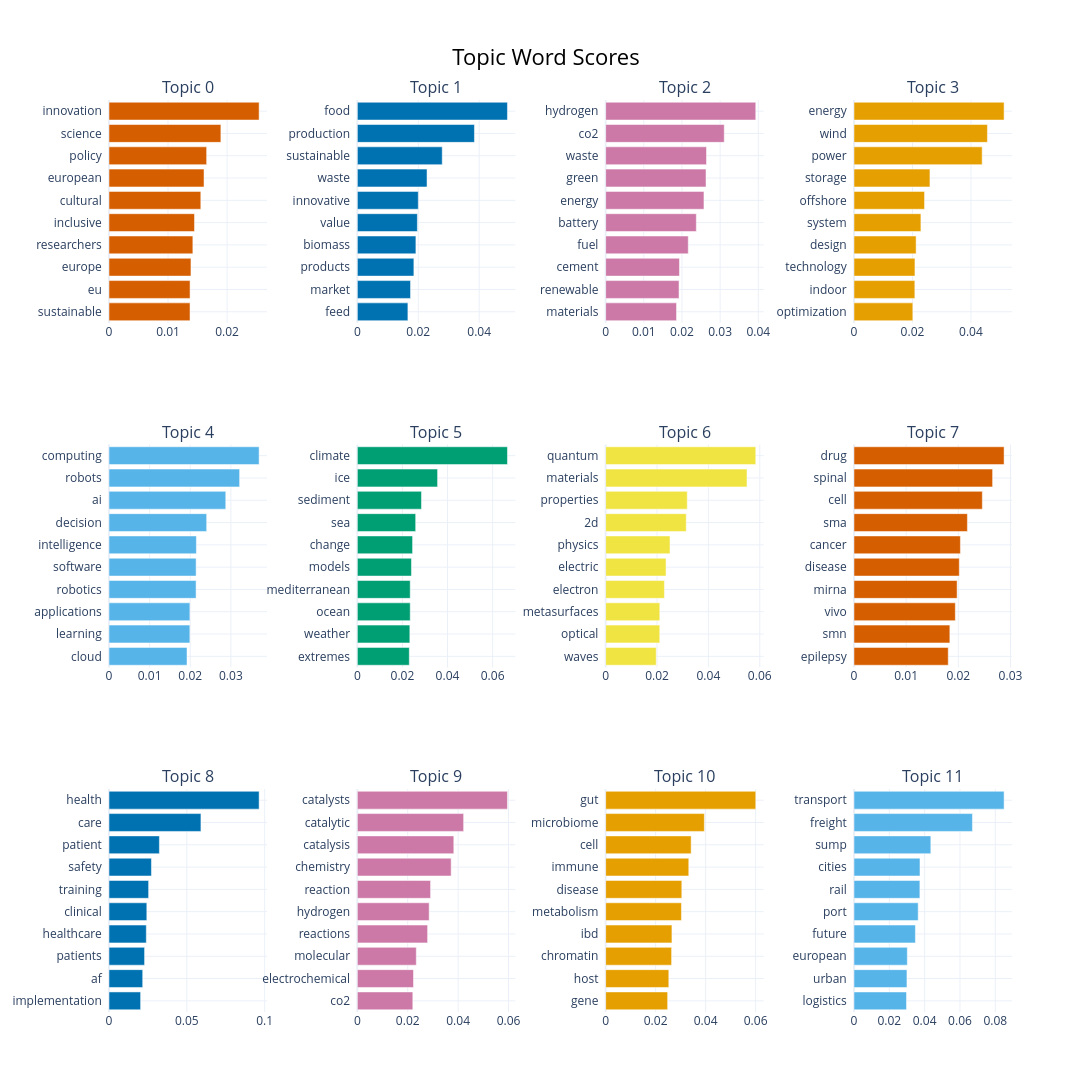

The notebook cell saved with this chart:
### Code cell
# Visualize the top sample topics.
sample_topic_model.visualize_barchart(top_n_topics=12, n_words=10, width=800, height=400)

### Figure 1 — Plotly figure (JSON) as saved in the notebook; plotly's stock layout.template omitted (floating-point values rounded to 4 significant figures)
{"data": [{"marker": {"color": "#D55E00"}, "orientation": "h", "type": "bar", "x": [0.01372, 0.01373, 0.01388, 0.0142, 0.01448, 0.01555, 0.0161, 0.01654, 0.01895, 0.02543], "xaxis": "x", "y": ["sustainable  ", "eu  ", "europe  ", "researchers  ", "inclusive  ", "cultural  ", "european  ", "policy  ", "science  ", "innovation  "], "yaxis": "y"}, {"marker": {"color": "#0072B2"}, "orientation": "h", "type": "bar", "x": [0.0166, 0.01747, 0.01856, 0.01923, 0.01971, 0.02001, 0.02288, 0.02787, 0.03844, 0.04928], "xaxis": "x2", "y": ["feed  ", "market  ", "products  ", "biomass  ", "value  ", "innovative  ", "waste  ", "sustainable  ", "production  ", "food  "], "yaxis": "y2"}, {"marker": {"color": "#CC79A7"}, "orientation": "h", "type": "bar", "x": [0.01857, 0.01922, 0.01933, 0.02165, 0.02376, 0.02576, 0.0263, 0.02643, 0.03108, 0.03934], "xaxis": "x3", "y": ["materials  ", "renewable  ", "cement  ", "fuel  ", "battery  ", "energy  ", "green  ", "waste  ", "co2  ", "hydrogen  "], "yaxis": "y3"}, {"marker": {"color": "#E69F00"}, "orientation": "h", "type": "bar", "x": [0.02012, 0.02082, 0.02085, 0.02125, 0.02289, 0.02413, 0.02598, 0.04383, 0.04563, 0.05133], "xaxis": "x4", "y": ["optimization  ", "indoor  ", "technology  ", "design  ", "system  ", "offshore  ", "storage  ", "power  ", "wind  ", "energy  "], "yaxis": "y4"}, {"marker": {"color": "#56B4E9"}, "orientation": "h", "type": "bar", "x": [0.0192, 0.0199, 0.01991, 0.02143, 0.02144, 0.02151, 0.02404, 0.02874, 0.03215, 0.03695], "xaxis": "x5", "y": ["cloud  ", "learning  ", "applications  ", "robotics  ", "software  ", "intelligence  ", "decision  ", "ai  ", "robots  ", "computing  "], "yaxis": "y5"}, {"marker": {"color": "#009E73"}, "orientation": "h", "type": "bar", "x": [0.02305, 0.02329, 0.02345, 0.02346, 0.024, 0.0245, 0.02588, 0.02845, 0.0356, 0.06658], "xaxis": "x6", "y": ["extremes  ", "weather  ", "ocean  ", "mediterranean  ", "models  ", "change  ", "sea  ", "sediment  ", "ice  ", "climate  "], "yaxis": "y6"}, {"marker": {"color": "#F0E442"}, "orientation": "h", "type": "bar", "x": [0.01969, 0.02107, 0.02108, 0.02288, 0.02351, 0.02506, 0.03139, 0.03178, 0.05504, 0.05845], "xaxis": "x7", "y": ["waves  ", "optical  ", "metasurfaces  ", "electron  ", "electric  ", "physics  ", "2d  ", "properties  ", "materials  ", "quantum  "], "yaxis": "y7"}, {"marker": {"color": "#D55E00"}, "orientation": "h", "type": "bar", "x": [0.01807, 0.01838, 0.01942, 0.01977, 0.02019, 0.0204, 0.02174, 0.0246, 0.02657, 0.02878], "xaxis": "x8", "y": ["epilepsy  ", "smn  ", "vivo  ", "mirna  ", "disease  ", "cancer  ", "sma  ", "cell  ", "spinal  ", "drug  "], "yaxis": "y8"}, {"marker": {"color": "#0072B2"}, "orientation": "h", "type": "bar", "x": [0.0203, 0.02165, 0.02285, 0.02396, 0.02429, 0.02545, 0.02726, 0.03237, 0.05905, 0.09643], "xaxis": "x9", "y": ["implementation  ", "af  ", "patients  ", "healthcare  ", "clinical  ", "training  ", "safety  ", "patient  ", "care  ", "health  "], "yaxis": "y9"}, {"marker": {"color": "#CC79A7"}, "orientation": "h", "type": "bar", "x": [0.02202, 0.02229, 0.0234, 0.02789, 0.02851, 0.02907, 0.03723, 0.03828, 0.04219, 0.05957], "xaxis": "x10", "y": ["co2  ", "electrochemical  ", "molecular  ", "reactions  ", "hydrogen  ", "reaction  ", "chemistry  ", "catalysis  ", "catalytic  ", "catalysts  "], "yaxis": "y10"}, {"marker": {"color": "#E69F00"}, "orientation": "h", "type": "bar", "x": [0.0248, 0.02527, 0.02639, 0.02652, 0.03032, 0.03047, 0.03326, 0.03421, 0.03949, 0.06006], "xaxis": "x11", "y": ["gene  ", "host  ", "chromatin  ", "ibd  ", "metabolism  ", "disease  ", "immune  ", "cell  ", "microbiome  ", "gut  "], "yaxis": "y11"}, {"marker": {"color": "#56B4E9"}, "orientation": "h", "type": "bar", "x": [0.02974, 0.02999, 0.03019, 0.03478, 0.03635, 0.03731, 0.03737, 0.0435, 0.06706, 0.08498], "xaxis": "x12", "y": ["logistics  ", "urban  ", "european  ", "future  ", "port  ", "rail  ", "cities  ", "sump  ", "freight  ", "transport  "], "yaxis": "y12"}], "layout": {"annotations": [{"font": {"size": 16}, "showarrow": false, "text": "Topic 0", "x": 0.0875, "xanchor": "center", "xref": "paper", "y": 1, "yanchor": "bottom", "yref": "paper"}, {"font": {"size": 16}, "showarrow": false, "text": "Topic 1", "x": 0.3625, "xanchor": "center", "xref": "paper", "y": 1, "yanchor": "bottom", "yref": "paper"}, {"font": {"size": 16}, "showarrow": false, "text": "Topic 2", "x": 0.6375, "xanchor": "center", "xref": "paper", "y": 1, "yanchor": "bottom", "yref": "paper"}, {"font": {"size": 16}, "showarrow": false, "text": "Topic 3", "x": 0.9125, "xanchor": "center", "xref": "paper", "y": 1, "yanchor": "bottom", "yref": "paper"}, {"font": {"size": 16}, "showarrow": false, "text": "Topic 4", "x": 0.0875, "xanchor": "center", "xref": "paper", "y": 0.6222, "yanchor": "bottom", "yref": "paper"}, {"font": {"size": 16}, "showarrow": false, "text": "Topic 5", "x": 0.3625, "xanchor": "center", "xref": "paper", "y": 0.6222, "yanchor": "bottom", "yref": "paper"}, {"font": {"size": 16}, "showarrow": false, "text": "Topic 6", "x": 0.6375, "xanchor": "center", "xref": "paper", "y": 0.6222, "yanchor": "bottom", "yref": "paper"}, {"font": {"size": 16}, "showarrow": false, "text": "Topic 7", "x": 0.9125, "xanchor": "center", "xref": "paper", "y": 0.6222, "yanchor": "bottom", "yref": "paper"}, {"font": {"size": 16}, "showarrow": false, "text": "Topic 8", "x": 0.0875, "xanchor": "center", "xref": "paper", "y": 0.2444, "yanchor": "bottom", "yref": "paper"}, {"font": {"size": 16}, "showarrow": false, "text": "Topic 9", "x": 0.3625, "xanchor": "center", "xref": "paper", "y": 0.2444, "yanchor": "bottom", "yref": "paper"}, {"font": {"size": 16}, "showarrow": false, "text": "Topic 10", "x": 0.6375, "xanchor": "center", "xref": "paper", "y": 0.2444, "yanchor": "bottom", "yref": "paper"}, {"font": {"size": 16}, "showarrow": false, "text": "Topic 11", "x": 0.9125, "xanchor": "center", "xref": "paper", "y": 0.2444, "yanchor": "bottom", "yref": "paper"}], "height": 1200, "hoverlabel": {"bgcolor": "white", "font": {"family": "Rockwell", "size": 16}}, "showlegend": false, "title": {"font": {"color": "Black", "size": 22}, "text": "Topic Word Scores", "x": 0.5, "xanchor": "center", "yanchor": "top"}, "width": 3200, "xaxis": {"anchor": "y", "domain": [0, 0.175], "showgrid": true}, "xaxis10": {"anchor": "y10", "domain": [0.275, 0.45], "showgrid": true}, "xaxis11": {"anchor": "y11", "domain": [0.55, 0.725], "showgrid": true}, "xaxis12": {"anchor": "y12", "domain": [0.825, 1], "showgrid": true}, "xaxis2": {"anchor": "y2", "domain": [0.275, 0.45], "showgrid": true}, "xaxis3": {"anchor": "y3", "domain": [0.55, 0.725], "showgrid": true}, "xaxis4": {"anchor": "y4", "domain": [0.825, 1], "showgrid": true}, "xaxis5": {"anchor": "y5", "domain": [0, 0.175], "showgrid": true}, "xaxis6": {"anchor": "y6", "domain": [0.275, 0.45], "showgrid": true}, "xaxis7": {"anchor": "y7", "domain": [0.55, 0.725], "showgrid": true}, "xaxis8": {"anchor": "y8", "domain": [0.825, 1], "showgrid": true}, "xaxis9": {"anchor": "y9", "domain": [0, 0.175], "showgrid": true}, "yaxis": {"anchor": "x", "domain": [0.7556, 1], "showgrid": true}, "yaxis10": {"anchor": "x10", "domain": [0, 0.2444], "showgrid": true}, "yaxis11": {"anchor": "x11", "domain": [0, 0.2444], "showgrid": true}, "yaxis12": {"anchor": "x12", "domain": [0, 0.2444], "showgrid": true}, "yaxis2": {"anchor": "x2", "domain": [0.7556, 1], "showgrid": true}, "yaxis3": {"anchor": "x3", "domain": [0.7556, 1], "showgrid": true}, "yaxis4": {"anchor": "x4", "domain": [0.7556, 1], "showgrid": true}, "yaxis5": {"anchor": "x5", "domain": [0.3778, 0.6222], "showgrid": true}, "yaxis6": {"anchor": "x6", "domain": [0.3778, 0.6222], "showgrid": true}, "yaxis7": {"anchor": "x7", "domain": [0.3778, 0.6222], "showgrid": true}, "yaxis8": {"anchor": "x8", "domain": [0.3778, 0.6222], "showgrid": true}, "yaxis9": {"anchor": "x9", "domain": [0, 0.2444], "showgrid": true}}}
